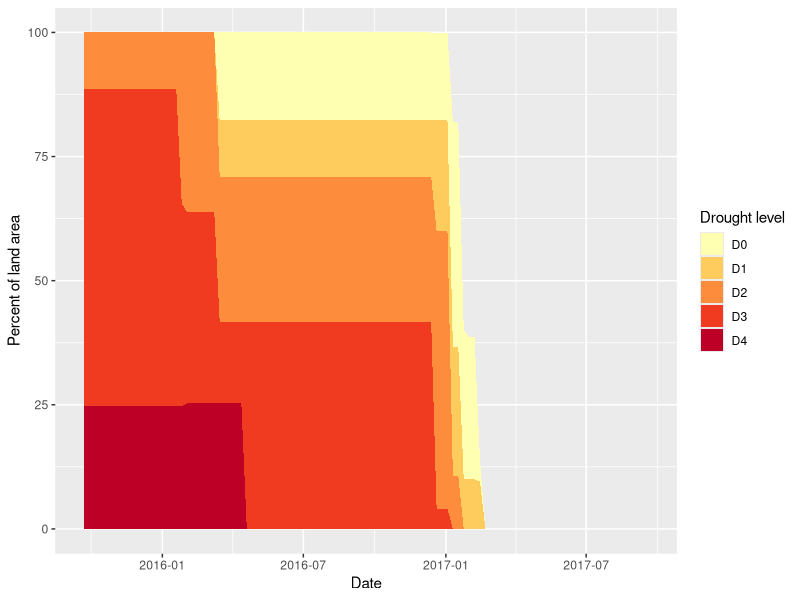

This chart was generated by the following R code:
library(readr)
library(dplyr)
library(tidyr)
library(ggplot2)

# read in drought dataset
df <- read_csv("CA Drought Data 20150925-20170925.csv", 
               col_types = cols(ReleaseDate = col_date(format = "%Y%m%d"), 
                                ValidEnd = col_date(format = "%Y-%m-%d"), 
                                ValidStart = col_date(format = "%Y-%m-%d")))

df

# Sanity check: should have all 58 counties
df %>% summarize(distinct = n_distinct(County))

# Sanity check: each county should have ~104 observations
df %>% group_by(County) %>%
    summarize(count = n()) %>%
    distinct(count)

# select important rows and gather drought levels
df_levels <- df %>% select(County, Date = ValidStart, D0:D4) %>%
    gather(D0:D4, key = "Drought level", value = "Percent of land area")

# filter for just Santa Clara County
df_county <- df_levels %>% filter(County == "Santa Clara County")

# make plot
ggplot(data = df_county) + 
    geom_area(mapping = aes(x = Date, y = `Percent of land area`, 
                            fill = `Drought level`)) +
    scale_fill_brewer(palette = "YlOrRd")